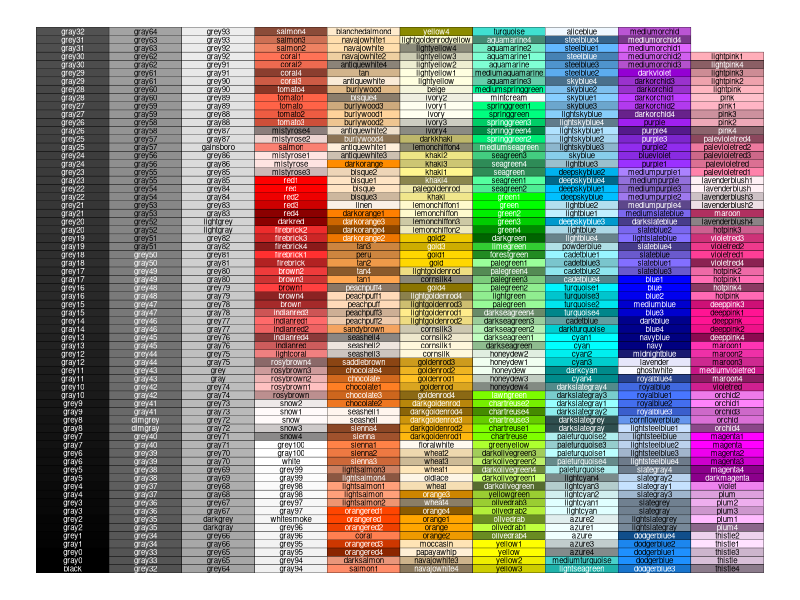
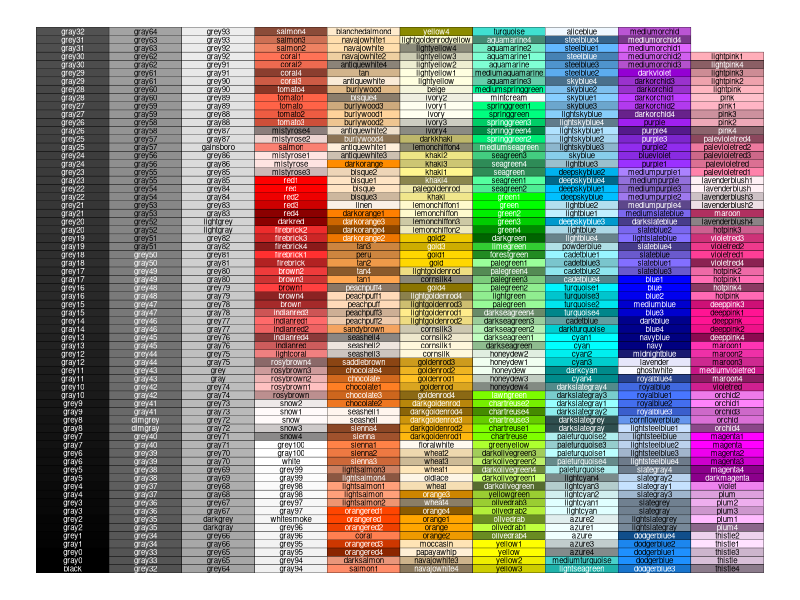

Source code (R) for these figures, in order:
library(tidyverse)

# Construct tibble containing base colours and their RGB/HSV values
# Order by HSV so its a bit more useful...
ordered <-
  tibble(colour_names = colours()) %>%
  mutate(rgb = map(colour_names, col2rgb),
         hsv = map(rgb, rgb2hsv), 
         hue = map_dbl(hsv, ~.x[1]),
         sat = map_dbl(hsv, ~.x[2]),
         val = map_dbl(hsv, ~.x[3])) %>%
  arrange(hue, sat, val)

# Assign variables for plot
l <- length(colours())
w <- 10 # number of columns in plot
h <- ceiling(l/w)

# Create plot of colours
as.tibble(expand.grid(y = 1:h, x = 1:w)) %>%
  slice(1:l) %>% 
  mutate(fill_colour = ordered$colour_names,
         # assign a text colour that will be readable on the background colour
         text_colour = map_chr(fill_colour, ~ifelse(mean(col2rgb(.x)) > 127, 
                                                    "black",
                                                    "white"))) %>%
  ggplot(aes(x, y, fill=fill_colour))+
  geom_tile(col=1)+
  geom_text(aes(label=fill_colour, col=text_colour), size=2)+
  scale_fill_identity()+
  scale_colour_identity()+
  theme_void()

# Produce a4 visualisation of colours
ggsave("r_colours/R_colours.png", height = 297, width = 210, units = "mm")
